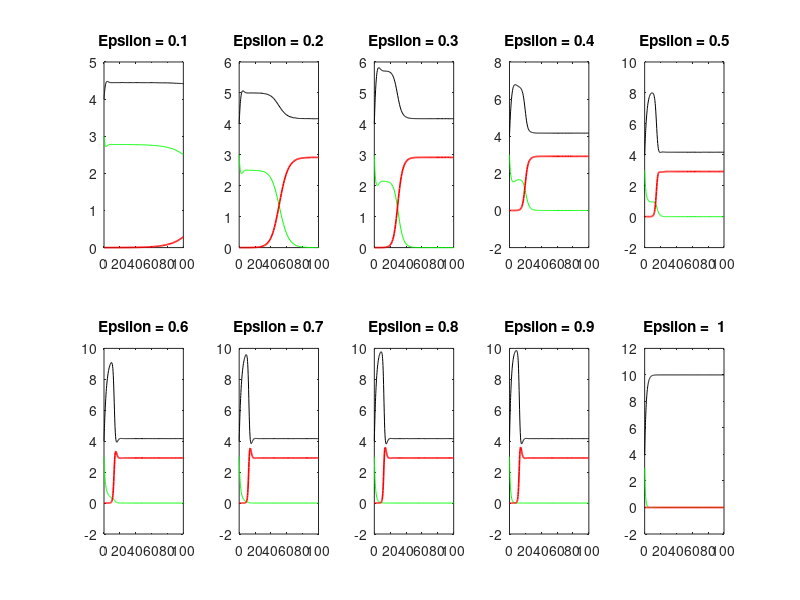

This chart was generated by the following MATLAB code:
lambda = 5;
delta = 0.5;
bs = 0.25;
br = 0.24;
mu = 10^(-5);
a = 1;

% x(1) = target cells (T)
% x(2) = infected sensitive (Is)
% x(3) = infected resistant (Ir)


for i = 1:10

    epsilon = 0.1*i;

    g = @(t,x) [lambda - delta*x(1) - ((1-epsilon)*bs*x(2) + br*x(3))*x(1) ; 
        (1-epsilon)*(1-mu)*bs*x(2)*x(1) - a*x(2) ;
        br*x(1)*x(3) - a*x(3) + (1-epsilon)*mu*bs*x(2)*x(1)] ;

    %[t,xa] = ode45(g,[0 20],[lambda/delta 1]);
    [t,xa] = ode45(g,[0 100],[4 3 0]);

    subplot(2, 5, i);
    caption = sprintf('Epsilon = %2g', epsilon);    
    plot(t,xa(:,1), 'k', t, xa(:,2), 'g', t, xa(:,3), 'r', 'LineWidth', 1.2)
    % hold on
    % total;
    
    
    title(caption)
%legend('     Target', '     Sensitive', '     Resistant')
%legend('Location', 'NorthEast') % move legend to upper left

end

